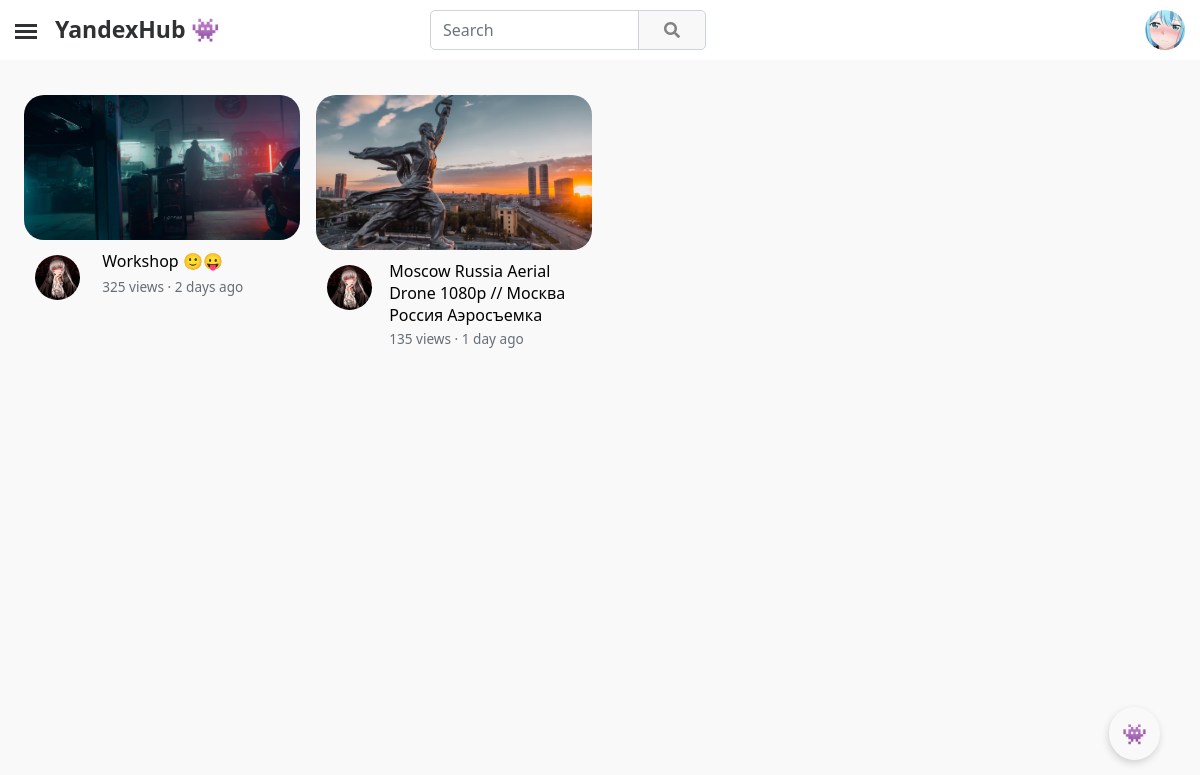
The page / (signed in) on the database its author committed.
### YandexHub/apps/mainapp/models.py (models this page shows, shortened)
class CustomUser(AbstractUser):
    user_id = models.CharField(blank=True, null=True, max_length=24)
    email = models.EmailField(null=True, unique=True)
    username = models.CharField(blank=True, null=True, max_length=25)
    avatar = models.ImageField(blank=True, null=True, upload_to = 'avatars/', default='avatars/default/default_avatar.png')
    banner = models.ImageField(blank=True, null=True, upload_to='users_banners/')
    all_views = models.BigIntegerField(default=0)
    all_subscribers = models.BigIntegerField(default=0)
    description = models.TextField(blank=True, null=True, max_length=5000)
    contact_email  = models.CharField(blank=True, null=True, max_length=75)
    location = models.CharField(blank=True, null=True, max_length=50)
    vk_link = models.CharField(blank=True, null=True, max_length=150)
    instagram_link = models.CharField(blank=True, null=True, max_length=150)
    facebook_link = models.CharField(blank=True, null=True, max_length=150)
    reddit_link = models.CharField(blank=True, null=True, max_length=150)
    telegram_link = models.CharField(blank=True, null=True, max_length=150)
    twitter_link = models.CharField(blank=True, null=True, max_length=150)
    website_link = models.CharField(blank=True, null=True, max_length=150)
    telegram = models.CharField(blank=True, null=True, max_length=150)
    date_created = models.DateTimeField(auto_now_add=True, db_index=True)
    REQUIRED_FIELDS = ['username']
    USERNAME_FIELD = 'email'

class Video(models.Model):
    video_id = models.CharField(blank=True, null=True, max_length=32)
    creator = models.ForeignKey(CustomUser, on_delete=models.CASCADE, null=False, related_name='video_creator')
    video = models.FileField(upload_to='videos/')
    video_banner = models.ImageField(upload_to='video_banners/')
    views = models.BigIntegerField(default=0)
    likes = models.BigIntegerField(default=0)
    dislikes = models.BigIntegerField(default=0)
    comments = models.BigIntegerField(default=0)
    coefficient = models.FloatField(default=0)
    title = models.CharField(max_length=150)
    description = models.TextField(blank=True, null=True, max_length=1000000)
    date_created = models.DateTimeField(auto_now_add=True, db_index=True)

### YandexHub/apps/mainapp/views.py (the view)
# urls.py: path('', HomeView.as_view(), name='main__page'),
class HomeView(ListView):
    template_name = 'home.html'
    paginate_by = 20
    model = Video
    context_object_name = "videos"
    def get_context_data(self, **kwargs):
        context = super(HomeView, self).get_context_data(**kwargs)
        context['title'] = 'YandexHub'
        return context

### YandexHub/apps/mainapp/templatetags/poll_extras.py (called while the page is built, shortened)
@register.filter(name='time_func')
@stringfilter
def time_func(arg):
    now = datetime.utcnow()
    time = now - datetime.strptime(arg, '%Y-%m-%d %H:%M:%S.%f+00:00')
    if time.days < 730:
        if time.days < 2:
            return '1 day ago'
        elif time.days < 7:
            return f'{time.days} days ago'
        elif time.days < 14:
            return '1 week ago'
        elif time.days < 30:
            return f'{time.days//4} weeks ago'
        elif time.days < 60:
            return '1 month ago'
        elif time.days < 365:
            return f'{time.days//30} months ago'
        elif time.days < 730:
            return '1 year ago'
    else:
        return f'{time.days//365} years ago'

@register.filter(name='brief_views_format')
@stringfilter
def brief_views_format(arg):
    if int(arg) < 1000000:
        if int(arg) == 1:
            return '1 view'
        elif int(arg) < 1000:
            return f'{arg} views'
        else:
            return f"{str_fixed(float(int(arg)/1000), int(arg), 1, 'views')}K views"
    elif int(arg) < 1000000000:
        return f"{str_fixed(float(int(arg)/1000000), int(arg), 1, 'views')}M views"
    elif int(arg) < 1000000000000:
        return f"{str_fixed(float(int(arg)/1000000000), int(arg), 1, 'views')}B views"
    else:
        return ''

### YandexHub/apps/mainapp/templates/home.html (shortened to what this page needs)
{% extends "main.html" %}
{% block content %}
{% load poll_extras %}
{% load static %}
<main role="main">
    <div class="block-content">
        <div class="row row-cols-1 row-cols-md-2 row-cols-lg-3 row-cols-xl-4 g-3">
            {% for video in videos %}
            <div class="infinite-item col" style="cursor: pointer;">
                <div class="card mb-2">
                    <a onclick="transition_link(`{% url 'video__page' video.video_id %}`)">
                        <img style="object-fit: cover;" class="bd-placeholder-img card-img-top video-img" width="360" height="225"
                            src="{{ video.video_banner.url }}">
                    </a>
                    <div class="card-body">
                        <div class="avatar-video-block" onclick="transition_link(`{% url 'channel__page' video.creator.user_id %}`)">
                            <div class="avatar-video-img img" style="background-image: url({{ video.creator.avatar.url }});"></div>
                        </div>
                        <div style="display: inline-block;"
                            onclick="transition_link(`{% url 'video__page' video.video_id %}`)">
                            <p class="card-text" style="color: #000;">{{ video.title|truncatechars:70 }}</p>
                            <div class="card-bottom">{{ video.views|brief_views_format }} · {{ video.date_created|time_func }}</div>
                        </div>
                    </div>
                </div>
            </div>
            {% endfor %}
        </div>
    </div>
</main>
{% endblock %}

### YandexHub/apps/mainapp/templates/components/site/navbar.html (shortened to what this page needs)
<nav class="navbar sticky-top navbar-light" style="padding: 10px 0 10px 0; background-color: #fff;">
    <label for="openSidebarMenu" class="sidebarIconToggle">
        <div class="spinner diagonal part-1"></div>
        <div class="spinner horizontal"></div>
        <div class="spinner diagonal part-2"></div>
    </label>
    {% if request.user.is_authenticated %}
    <a class="navbar-brand logo-block" rel="home" style="cursor: pointer;" onclick="transition_link(`{% url 'main__page' %}`)">
        <div style="max-width:40px; margin-top: -6px; margin-left: 55px;">
             <b class="logo">YandexHub 👾</b>
        </div>
    </a>
    {% else %}
    <a class="navbar-brand logo-block" rel="home" style="cursor: pointer;" onclick="transition_link(`{% url 'main__page' %}`)">
        <div style="max-width:40px; margin-top: -6px; margin-left: 55px;">
             <b class="logo2">YandexHub 👾</b>
        </div>
    </a>
    {% endif %}
    <form class="d-flex container" style="width: 25%;">
        <div class="input-group search-block">
            <input id="search-input" type="text" class="form-control" style="border-radius: 5px 0 0 5px;"
                placeholder="Search" aria-label="Search" aria-describedby="input-group-1" autocomplete="off">
            <div class="input-group-append">
                <a class="btn btn-secondary" class="input-group-text" id="search-button"
                    style="padding-top: 8px; padding-bottom: 8px; padding-left: 25px; padding-right: 25px; border-radius: 0 5px 5px 0; background-color:#F8F8F8; border-color: #CED4DA; color: #828282;">
                    <i class="fa fa-search"></i>
                </a>
            </div>
        </div>
    </form>
    {% if request.user.is_authenticated %}
    <div class="dropdown wrapper-dropdown-3">
        <a role="button" id="dropdownMenuLink" data-bs-toggle="dropdown" aria-expanded="false">
            <div class="avatar-video-img img" style="width: 40px; height: 40px; margin-right: 15px; background-image: url({{ request.user.avatar.url }});"></div>
        </a>
    </div>
    {% else %}
    <a class="btn btn-outline-primary" onclick="transition_link(`{% url 'sign__in__page' %}`)"
        style="border-radius: 5px; margin-right: 15px; cursor: pointer;"><i class="far fa-user"></i> Sign In</a>
    {% endif %}
</nav>

### static/css/main.css (style rules this page uses)
body { -webkit-animation: fade-in 0.5s linear; -moz-animation: fade-in 0.5s linear; -o-animation: fade-in 0.5s linear; animation: fade-in 0.5s linear; }
.row { justify-content: left !important; }
p, a, small { line-height: normal !important; }
.img, img { background-repeat: no-repeat; background-position: center; background-size: cover; }
a { text-decoration: none; }
.card-text { font-size: 1.2rem; line-height: 28px; max-height: 4rem; margin-bottom: 5px; }
.card-bottom { width: 100%; height: 30px; text-align: left; color: #656e75; }
.card { border-radius: 1.25rem; height: 340px; border: none; background: #f9f9f9; }
.card-body { display: flex; padding: 0.7rem 0.9rem; width: 100%; padding-bottom: 0.5rem; }
.avatar-video-block { display: inline-block; width: 60px; height: 36px; margin-top: 5px; margin-right: 7px; }
.avatar-video-img { width: 45px; height: 45px; margin-right: 10px; border-radius: 50%; }
.video-img { border-radius: 1.25rem; }
.row { display: flex; align-items: center; justify-content: center; height: 100%; }
.col { display: flex; align-items: center; justify-content: center; }
@media (max-width: 3440px) { .block-content { margin-left: 22%; margin-right: 22%; } }
@media (max-width: 2560px) { .block-content { margin-left: 15%; margin-right: 15%; } }
@media (max-width: 1920px) { .block-content { margin-left: 6%; margin-right: 6%; } }
@media (max-width: 1680px) { .block-content { margin-left: 2%; margin-right: 2%; } }
@media (max-width: 1680px) { .card-text { font-size: 1rem; margin-bottom: 5px; } }
@media (max-width: 1680px) { .card-bottom { font-size: 0.85rem; } }
@media (max-width: 1680px) { .card-body { padding: 0.6rem 0.7rem; padding-bottom: 0.2rem; } }
@media (max-width: 1680px) { .video-img { height: auto; } }
@media (max-width: 1440px) { .block-content { margin-left: 2%; margin-right: 2%; } }
@media (max-width: 1366px) { .block-content { margin-left: 2%; margin-right: 2%; } }
.sidebarIconToggle { transition: all 0.3s; box-sizing: border-box; cursor: pointer; position: absolute; z-index: 99; height: 100%; width: 100%; top: 24px; left: 15px; height: 22px; width: 22px; }
.spinner { transition: all 0.3s; box-sizing: border-box; position: absolute; height: 3px; width: 100%; background-color: #2f3133; }
.horizontal { transition: all 0.3s; box-sizing: border-box; position: relative; float: left; margin-top: 3px; }
.diagonal.part-1 { position: relative; transition: all 0.3s; box-sizing: border-box; float: left; }
.diagonal.part-2 { transition: all 0.3s; box-sizing: border-box; position: relative; float: left; margin-top: 3px; }
.wrapper-dropdown-3 { position: relative; cursor: pointer; outline: none; padding-left: 120px !important; font-weight: bold; color: #212529; }
main { margin-top: 35px; }
.logo { font-size: 23px; font-weight: 700; color: #2f3133; position: relative; bottom: -2px; }

### static/css/predloader.css (style rules this page uses)
.animated-show { opacity: 0; transition: opacity 0.5s ease-out; }
.animated-show.animated-show-active { opacity: 1; }

### rows shown on the page
CustomUser: user.avatar (picture)
Video: video_banner (picture), creator.avatar (picture), title "Workshop 🙂😛", views|brief_views_format "325 views", date_created "2 days ago"
Video: video_banner (picture), creator.avatar (picture), title "Moscow Russia Aerial Drone 1080p // Москва Россия Аэросъемка", views|brief_views_format "135 views", date_created "1 day ago"
